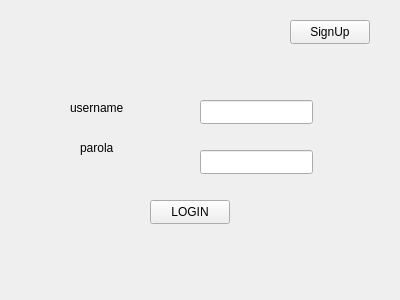
<?xml version="1.0" encoding="UTF-8"?>
<ui version="4.0">
 <class>LOGIN</class>
 <widget class="QWidget" name="LOGIN">
  <property name="geometry">
   <rect>
    <x>0</x>
    <y>0</y>
    <width>400</width>
    <height>300</height>
   </rect>
  </property>
  <property name="windowTitle">
   <string>Form</string>
  </property>
  <widget class="QPushButton" name="LoginButton">
   <property name="geometry">
    <rect>
     <x>150</x>
     <y>200</y>
     <width>80</width>
     <height>24</height>
    </rect>
   </property>
   <property name="text">
    <string>LOGIN</string>
   </property>
  </widget>
  <widget class="QLabel" name="label">
   <property name="geometry">
    <rect>
     <x>70</x>
     <y>100</y>
     <width>61</width>
     <height>16</height>
    </rect>
   </property>
   <property name="text">
    <string>username</string>
   </property>
  </widget>
  <widget class="QLineEdit" name="lineEdit">
   <property name="geometry">
    <rect>
     <x>200</x>
     <y>100</y>
     <width>113</width>
     <height>24</height>
    </rect>
   </property>
  </widget>
  <widget class="QLineEdit" name="passwordInput">
   <property name="geometry">
    <rect>
     <x>200</x>
     <y>150</y>
     <width>113</width>
     <height>24</height>
    </rect>
   </property>
  </widget>
  <widget class="QPushButton" name="SignUpRedirect">
   <property name="geometry">
    <rect>
     <x>290</x>
     <y>20</y>
     <width>80</width>
     <height>24</height>
    </rect>
   </property>
   <property name="text">
    <string>SignUp</string>
   </property>
  </widget>
  <widget class="QLabel" name="label_2">
   <property name="geometry">
    <rect>
     <x>80</x>
     <y>140</y>
     <width>49</width>
     <height>16</height>
    </rect>
   </property>
   <property name="text">
    <string>parola</string>
   </property>
  </widget>
 </widget>
 <resources/>
 <connections/>
</ui>
